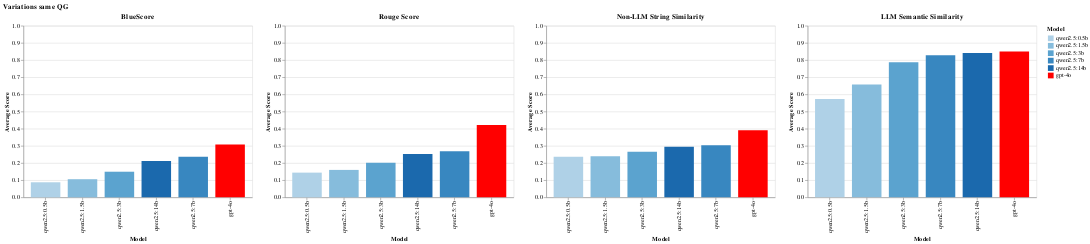
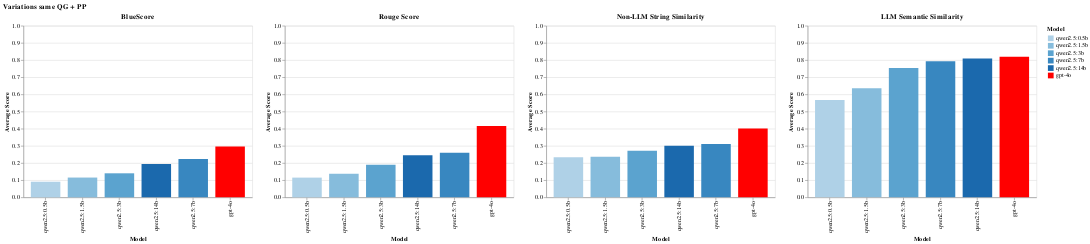
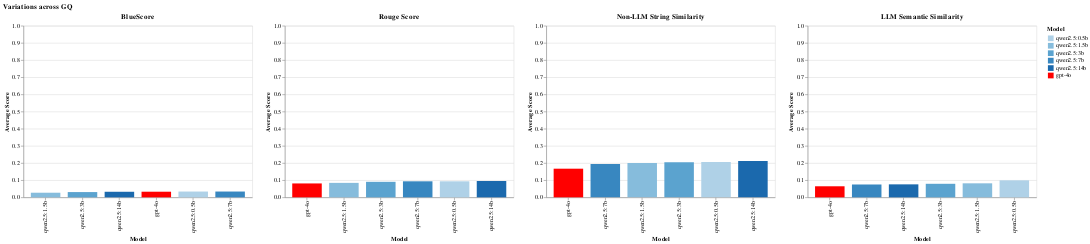
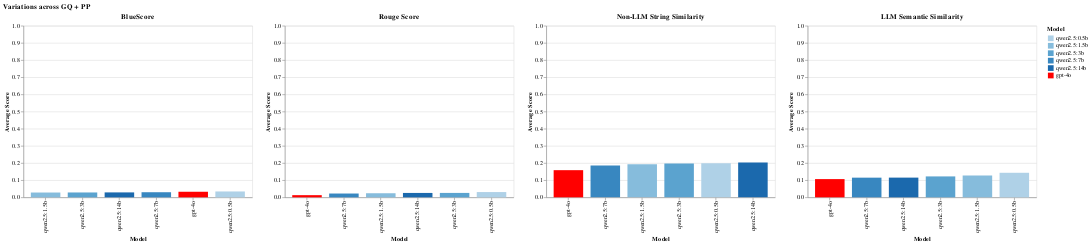

The code cell stored with these charts, in order, in its notebook:
### Code cell
temp_list = [(False, False), (False, True), (True, False), (True, True)]
metric_order = ['BlueScore', 'Rouge Score', 'Non-LLM String Similarity', 'LLM Semantic Similarity']
all_average_scores = []
# Define color
# TODO: would be nice if this is automatic
color_scale = alt.Scale(
    domain=["qwen2.5:0.5b", "qwen2.5:1.5b", "qwen2.5:3b", "qwen2.5:7b", "qwen2.5:14b", "gpt-4o"],
    range=['#afd1e7', '#86bcdc', '#5ba3cf', '#3887c0', '#1b69ad', 'red']
)
color_condition = alt.Color('model:N', title='Model', scale=color_scale)

for transpose, pre_processing in temp_list:
    transposed_path = 'transpose_' if transpose else ''
    preprocessed_path = 'preprocessed_' if pre_processing else ''
    file_path = f'../data/results/similarity_text-embedding-3-large_{transposed_path}{preprocessed_path}variants.json'

    with open(file_path, 'r', encoding='utf-8') as file:
        json_data = json.load(file)
    df = pd.DataFrame(json_data)

    # Title
    q_group = 'across GQ ' if transpose else 'same QG '
    pre_proc = '+ PP' if pre_processing else ''
    title = 'Variations ' + q_group + pre_proc

    # Chart
    chart = bar_chart(df, metric_order=metric_order, name=title, color_condition=color_condition, scale='shared')
    chart.display()

    # Calculate the average score for each model
    average_scores = df.groupby('model')['avg_score'].mean().reset_index()
    average_scores['experiment'] = title
    all_average_scores.append(average_scores)

final_average_scores = pd.concat(all_average_scores, ignore_index=True)

# Line chart
line_chart = alt.Chart(final_average_scores).mark_line(point=True).encode(
    x=alt.X
    (
        'experiment:N', 
        title='Experiment Variation', 
        axis=alt.Axis(labelAngle=45), 
    ),
    y=alt.Y('avg_score:Q', title='Average Score'),
    color=color_condition,
    tooltip=['model', 'avg_score', 'experiment']
).properties(
    title='Model Performance Across Different Experiments',
    width=600
)

# Display the chart
line_chart.display()

### Figure 1 — Vega-Lite specification as saved in the notebook (floating-point values rounded to 4 significant figures)
{"config": {"view": {"continuousWidth": 300, "continuousHeight": 300}}, "hconcat": [{"data": {"name": "data-55b997a0146e51a7f50be242856a34dc"}, "mark": {"type": "bar"}, "encoding": {"color": {"field": "model", "scale": {"domain": ["qwen2.5:0.5b", "qwen2.5:1.5b", "qwen2.5:3b", "qwen2.5:7b", "qwen2.5:14b", "gpt-4o"], "range": ["#afd1e7", "#86bcdc", "#5ba3cf", "#3887c0", "#1b69ad", "red"]}, "title": "Model", "type": "nominal"}, "tooltip": [{"field": "model", "type": "nominal"}, {"field": "avg_score", "type": "quantitative"}], "x": {"field": "model", "sort": ["qwen2.5:0.5b", "qwen2.5:1.5b", "qwen2.5:3b", "qwen2.5:14b", "qwen2.5:7b", "gpt-4o"], "title": "Model", "type": "nominal"}, "xOffset": {"field": "dataset", "type": "nominal"}, "y": {"field": "avg_score", "scale": {"domain": [0, 1]}, "title": "Average Score", "type": "quantitative"}}, "height": 300, "title": "BlueScore", "width": 400}, {"data": {"name": "data-312d5c1bf73e8bdb50d70918989e415f"}, "mark": {"type": "bar"}, "encoding": {"color": {"field": "model", "scale": {"domain": ["qwen2.5:0.5b", "qwen2.5:1.5b", "qwen2.5:3b", "qwen2.5:7b", "qwen2.5:14b", "gpt-4o"], "range": ["#afd1e7", "#86bcdc", "#5ba3cf", "#3887c0", "#1b69ad", "red"]}, "title": "Model", "type": "nominal"}, "tooltip": [{"field": "model", "type": "nominal"}, {"field": "avg_score", "type": "quantitative"}], "x": {"field": "model", "sort": ["qwen2.5:0.5b", "qwen2.5:1.5b", "qwen2.5:3b", "qwen2.5:14b", "qwen2.5:7b", "gpt-4o"], "title": "Model", "type": "nominal"}, "xOffset": {"field": "dataset", "type": "nominal"}, "y": {"field": "avg_score", "scale": {"domain": [0, 1]}, "title": "Average Score", "type": "quantitative"}}, "height": 300, "title": "Rouge Score", "width": 400}, {"data": {"name": "data-b2785e3926834552d41b46f2c70e2f7a"}, "mark": {"type": "bar"}, "encoding": {"color": {"field": "model", "scale": {"domain": ["qwen2.5:0.5b", "qwen2.5:1.5b", "qwen2.5:3b", "qwen2.5:7b", "qwen2.5:14b", "gpt-4o"], "range": ["#afd1e7", "#86bcdc", "#5ba3cf", "#3887c0", "#1b69ad", "red"]}, "title": "Model", "type": "nominal"}, "tooltip": [{"field": "model", "type": "nominal"}, {"field": "avg_score", "type": "quantitative"}], "x": {"field": "model", "sort": ["qwen2.5:0.5b", "qwen2.5:1.5b", "qwen2.5:3b", "qwen2.5:14b", "qwen2.5:7b", "gpt-4o"], "title": "Model", "type": "nominal"}, "xOffset": {"field": "dataset", "type": "nominal"}, "y": {"field": "avg_score", "scale": {"domain": [0, 1]}, "title": "Average Score", "type": "quantitative"}}, "height": 300, "title": "Non-LLM String Similarity", "width": 400}, {"data": {"name": "data-2101a3b2a0f8843e964b826849365573"}, "mark": {"type": "bar"}, "encoding": {"color": {"field": "model", "scale": {"domain": ["qwen2.5:0.5b", "qwen2.5:1.5b", "qwen2.5:3b", "qwen2.5:7b", "qwen2.5:14b", "gpt-4o"], "range": ["#afd1e7", "#86bcdc", "#5ba3cf", "#3887c0", "#1b69ad", "red"]}, "title": "Model", "type": "nominal"}, "tooltip": [{"field": "model", "type": "nominal"}, {"field": "avg_score", "type": "quantitative"}], "x": {"field": "model", "sort": ["qwen2.5:0.5b", "qwen2.5:1.5b", "qwen2.5:3b", "qwen2.5:7b", "qwen2.5:14b", "gpt-4o"], "title": "Model", "type": "nominal"}, "xOffset": {"field": "dataset", "type": "nominal"}, "y": {"field": "avg_score", "scale": {"domain": [0, 1]}, "title": "Average Score", "type": "quantitative"}}, "height": 300, "title": "LLM Semantic Similarity", "width": 400}], "resolve": {"scale": {"y": "shared"}}, "title": "Variations same QG ", "$schema": "https://vega.github.io/schema/vega-lite/v5.20.1.json", "datasets": {"data-55b997a0146e51a7f50be242856a34dc": [{"model": "qwen2.5:0.5b", "avg_score": 0.08778, "metric": "BlueScore"}, {"model": "qwen2.5:1.5b", "avg_score": 0.1057, "metric": "BlueScore"}, {"model": "qwen2.5:3b", "avg_score": 0.1493, "metric": "BlueScore"}, {"model": "qwen2.5:7b", "avg_score": 0.2372, "metric": "BlueScore"}, {"model": "qwen2.5:14b", "avg_score": 0.212, "metric": "BlueScore"}, {"model": "gpt-4o", "avg_score": 0.3079, "metric": "BlueScore"}], "data-312d5c1bf73e8bdb50d70918989e415f": [{"model": "qwen2.5:0.5b", "avg_score": 0.144, "metric": "Rouge Score"}, {"model": "qwen2.5:1.5b", "avg_score": 0.1599, "metric": "Rouge Score"}, {"model": "qwen2.5:3b", "avg_score": 0.2011, "metric": "Rouge Score"}, {"model": "qwen2.5:7b", "avg_score": 0.2683, "metric": "Rouge Score"}, {"model": "qwen2.5:14b", "avg_score": 0.2519, "metric": "Rouge Score"}, {"model": "gpt-4o", "avg_score": 0.4214, "metric": "Rouge Score"}], "data-b2785e3926834552d41b46f2c70e2f7a": [{"model": "qwen2.5:0.5b", "avg_score": 0.2365, "metric": "Non-LLM String Similarity"}, {"model": "qwen2.5:1.5b", "avg_score": 0.2395, "metric": "Non-LLM String Similarity"}, {"model": "qwen2.5:3b", "avg_score": 0.2658, "metric": "Non-LLM String Similarity"}, {"model": "qwen2.5:7b", "avg_score": 0.3038, "metric": "Non-LLM String Similarity"}, {"model": "qwen2.5:14b", "avg_score": 0.2942, "metric": "Non-LLM String Similarity"}, {"model": "gpt-4o", "avg_score": 0.3916, "metric": "Non-LLM String Similarity"}], "data-2101a3b2a0f8843e964b826849365573": [{"model": "qwen2.5:0.5b", "avg_score": 0.573, "metric": "LLM Semantic Similarity"}, {"model": "qwen2.5:1.5b", "avg_score": 0.6576, "metric": "LLM Semantic Similarity"}, {"model": "qwen2.5:3b", "avg_score": 0.7874, "metric": "LLM Semantic Similarity"}, {"model": "qwen2.5:7b", "avg_score": 0.8282, "metric": "LLM Semantic Similarity"}, {"model": "qwen2.5:14b", "avg_score": 0.8409, "metric": "LLM Semantic Similarity"}, {"model": "gpt-4o", "avg_score": 0.8503, "metric": "LLM Semantic Similarity"}]}}

### Figure 2 — Vega-Lite specification as saved in the notebook (floating-point values rounded to 4 significant figures)
{"config": {"view": {"continuousWidth": 300, "continuousHeight": 300}}, "hconcat": [{"data": {"name": "data-3f3434a3fdbe4f3acf1b8bf3c4a87b55"}, "mark": {"type": "bar"}, "encoding": {"color": {"field": "model", "scale": {"domain": ["qwen2.5:0.5b", "qwen2.5:1.5b", "qwen2.5:3b", "qwen2.5:7b", "qwen2.5:14b", "gpt-4o"], "range": ["#afd1e7", "#86bcdc", "#5ba3cf", "#3887c0", "#1b69ad", "red"]}, "title": "Model", "type": "nominal"}, "tooltip": [{"field": "model", "type": "nominal"}, {"field": "avg_score", "type": "quantitative"}], "x": {"field": "model", "sort": ["qwen2.5:0.5b", "qwen2.5:1.5b", "qwen2.5:3b", "qwen2.5:14b", "qwen2.5:7b", "gpt-4o"], "title": "Model", "type": "nominal"}, "xOffset": {"field": "dataset", "type": "nominal"}, "y": {"field": "avg_score", "scale": {"domain": [0, 1]}, "title": "Average Score", "type": "quantitative"}}, "height": 300, "title": "BlueScore", "width": 400}, {"data": {"name": "data-fec07a6cf8a46cf7a9bb16bd4eeba06c"}, "mark": {"type": "bar"}, "encoding": {"color": {"field": "model", "scale": {"domain": ["qwen2.5:0.5b", "qwen2.5:1.5b", "qwen2.5:3b", "qwen2.5:7b", "qwen2.5:14b", "gpt-4o"], "range": ["#afd1e7", "#86bcdc", "#5ba3cf", "#3887c0", "#1b69ad", "red"]}, "title": "Model", "type": "nominal"}, "tooltip": [{"field": "model", "type": "nominal"}, {"field": "avg_score", "type": "quantitative"}], "x": {"field": "model", "sort": ["qwen2.5:0.5b", "qwen2.5:1.5b", "qwen2.5:3b", "qwen2.5:14b", "qwen2.5:7b", "gpt-4o"], "title": "Model", "type": "nominal"}, "xOffset": {"field": "dataset", "type": "nominal"}, "y": {"field": "avg_score", "scale": {"domain": [0, 1]}, "title": "Average Score", "type": "quantitative"}}, "height": 300, "title": "Rouge Score", "width": 400}, {"data": {"name": "data-237edc33a91c149cb5a7155609310d75"}, "mark": {"type": "bar"}, "encoding": {"color": {"field": "model", "scale": {"domain": ["qwen2.5:0.5b", "qwen2.5:1.5b", "qwen2.5:3b", "qwen2.5:7b", "qwen2.5:14b", "gpt-4o"], "range": ["#afd1e7", "#86bcdc", "#5ba3cf", "#3887c0", "#1b69ad", "red"]}, "title": "Model", "type": "nominal"}, "tooltip": [{"field": "model", "type": "nominal"}, {"field": "avg_score", "type": "quantitative"}], "x": {"field": "model", "sort": ["qwen2.5:0.5b", "qwen2.5:1.5b", "qwen2.5:3b", "qwen2.5:14b", "qwen2.5:7b", "gpt-4o"], "title": "Model", "type": "nominal"}, "xOffset": {"field": "dataset", "type": "nominal"}, "y": {"field": "avg_score", "scale": {"domain": [0, 1]}, "title": "Average Score", "type": "quantitative"}}, "height": 300, "title": "Non-LLM String Similarity", "width": 400}, {"data": {"name": "data-b1ed1c9e9b273b6efdaff689e5ad991b"}, "mark": {"type": "bar"}, "encoding": {"color": {"field": "model", "scale": {"domain": ["qwen2.5:0.5b", "qwen2.5:1.5b", "qwen2.5:3b", "qwen2.5:7b", "qwen2.5:14b", "gpt-4o"], "range": ["#afd1e7", "#86bcdc", "#5ba3cf", "#3887c0", "#1b69ad", "red"]}, "title": "Model", "type": "nominal"}, "tooltip": [{"field": "model", "type": "nominal"}, {"field": "avg_score", "type": "quantitative"}], "x": {"field": "model", "sort": ["qwen2.5:0.5b", "qwen2.5:1.5b", "qwen2.5:3b", "qwen2.5:7b", "qwen2.5:14b", "gpt-4o"], "title": "Model", "type": "nominal"}, "xOffset": {"field": "dataset", "type": "nominal"}, "y": {"field": "avg_score", "scale": {"domain": [0, 1]}, "title": "Average Score", "type": "quantitative"}}, "height": 300, "title": "LLM Semantic Similarity", "width": 400}], "resolve": {"scale": {"y": "shared"}}, "title": "Variations same QG + PP", "$schema": "https://vega.github.io/schema/vega-lite/v5.20.1.json", "datasets": {"data-3f3434a3fdbe4f3acf1b8bf3c4a87b55": [{"model": "qwen2.5:0.5b", "avg_score": 0.091, "metric": "BlueScore"}, {"model": "qwen2.5:1.5b", "avg_score": 0.1153, "metric": "BlueScore"}, {"model": "qwen2.5:3b", "avg_score": 0.1401, "metric": "BlueScore"}, {"model": "qwen2.5:7b", "avg_score": 0.2227, "metric": "BlueScore"}, {"model": "qwen2.5:14b", "avg_score": 0.1936, "metric": "BlueScore"}, {"model": "gpt-4o", "avg_score": 0.2968, "metric": "BlueScore"}], "data-fec07a6cf8a46cf7a9bb16bd4eeba06c": [{"model": "qwen2.5:0.5b", "avg_score": 0.115, "metric": "Rouge Score"}, {"model": "qwen2.5:1.5b", "avg_score": 0.1374, "metric": "Rouge Score"}, {"model": "qwen2.5:3b", "avg_score": 0.1903, "metric": "Rouge Score"}, {"model": "qwen2.5:7b", "avg_score": 0.2603, "metric": "Rouge Score"}, {"model": "qwen2.5:14b", "avg_score": 0.245, "metric": "Rouge Score"}, {"model": "gpt-4o", "avg_score": 0.4163, "metric": "Rouge Score"}], "data-237edc33a91c149cb5a7155609310d75": [{"model": "qwen2.5:0.5b", "avg_score": 0.2338, "metric": "Non-LLM String Similarity"}, {"model": "qwen2.5:1.5b", "avg_score": 0.2364, "metric": "Non-LLM String Similarity"}, {"model": "qwen2.5:3b", "avg_score": 0.2714, "metric": "Non-LLM String Similarity"}, {"model": "qwen2.5:7b", "avg_score": 0.3105, "metric": "Non-LLM String Similarity"}, {"model": "qwen2.5:14b", "avg_score": 0.3008, "metric": "Non-LLM String Similarity"}, {"model": "gpt-4o", "avg_score": 0.4005, "metric": "Non-LLM String Similarity"}], "data-b1ed1c9e9b273b6efdaff689e5ad991b": [{"model": "qwen2.5:0.5b", "avg_score": 0.5668, "metric": "LLM Semantic Similarity"}, {"model": "qwen2.5:1.5b", "avg_score": 0.6354, "metric": "LLM Semantic Similarity"}, {"model": "qwen2.5:3b", "avg_score": 0.7538, "metric": "LLM Semantic Similarity"}, {"model": "qwen2.5:7b", "avg_score": 0.7933, "metric": "LLM Semantic Similarity"}, {"model": "qwen2.5:14b", "avg_score": 0.8086, "metric": "LLM Semantic Similarity"}, {"model": "gpt-4o", "avg_score": 0.8199, "metric": "LLM Semantic Similarity"}]}}

### Figure 3 — Vega-Lite specification as saved in the notebook (floating-point values rounded to 4 significant figures)
{"config": {"view": {"continuousWidth": 300, "continuousHeight": 300}}, "hconcat": [{"data": {"name": "data-8ced911cf975375746313cee90ef8d09"}, "mark": {"type": "bar"}, "encoding": {"color": {"field": "model", "scale": {"domain": ["qwen2.5:0.5b", "qwen2.5:1.5b", "qwen2.5:3b", "qwen2.5:7b", "qwen2.5:14b", "gpt-4o"], "range": ["#afd1e7", "#86bcdc", "#5ba3cf", "#3887c0", "#1b69ad", "red"]}, "title": "Model", "type": "nominal"}, "tooltip": [{"field": "model", "type": "nominal"}, {"field": "avg_score", "type": "quantitative"}], "x": {"field": "model", "sort": ["qwen2.5:1.5b", "qwen2.5:3b", "qwen2.5:14b", "gpt-4o", "qwen2.5:0.5b", "qwen2.5:7b"], "title": "Model", "type": "nominal"}, "xOffset": {"field": "dataset", "type": "nominal"}, "y": {"field": "avg_score", "scale": {"domain": [0, 1]}, "title": "Average Score", "type": "quantitative"}}, "height": 300, "title": "BlueScore", "width": 400}, {"data": {"name": "data-e2302b2108058ddfbe19498e39c8222e"}, "mark": {"type": "bar"}, "encoding": {"color": {"field": "model", "scale": {"domain": ["qwen2.5:0.5b", "qwen2.5:1.5b", "qwen2.5:3b", "qwen2.5:7b", "qwen2.5:14b", "gpt-4o"], "range": ["#afd1e7", "#86bcdc", "#5ba3cf", "#3887c0", "#1b69ad", "red"]}, "title": "Model", "type": "nominal"}, "tooltip": [{"field": "model", "type": "nominal"}, {"field": "avg_score", "type": "quantitative"}], "x": {"field": "model", "sort": ["gpt-4o", "qwen2.5:1.5b", "qwen2.5:3b", "qwen2.5:7b", "qwen2.5:0.5b", "qwen2.5:14b"], "title": "Model", "type": "nominal"}, "xOffset": {"field": "dataset", "type": "nominal"}, "y": {"field": "avg_score", "scale": {"domain": [0, 1]}, "title": "Average Score", "type": "quantitative"}}, "height": 300, "title": "Rouge Score", "width": 400}, {"data": {"name": "data-aa8428b35ce90eee2554f200f4f9a1e5"}, "mark": {"type": "bar"}, "encoding": {"color": {"field": "model", "scale": {"domain": ["qwen2.5:0.5b", "qwen2.5:1.5b", "qwen2.5:3b", "qwen2.5:7b", "qwen2.5:14b", "gpt-4o"], "range": ["#afd1e7", "#86bcdc", "#5ba3cf", "#3887c0", "#1b69ad", "red"]}, "title": "Model", "type": "nominal"}, "tooltip": [{"field": "model", "type": "nominal"}, {"field": "avg_score", "type": "quantitative"}], "x": {"field": "model", "sort": ["gpt-4o", "qwen2.5:7b", "qwen2.5:1.5b", "qwen2.5:3b", "qwen2.5:0.5b", "qwen2.5:14b"], "title": "Model", "type": "nominal"}, "xOffset": {"field": "dataset", "type": "nominal"}, "y": {"field": "avg_score", "scale": {"domain": [0, 1]}, "title": "Average Score", "type": "quantitative"}}, "height": 300, "title": "Non-LLM String Similarity", "width": 400}, {"data": {"name": "data-ffebba4eae3f53bc2f5765ed5b302242"}, "mark": {"type": "bar"}, "encoding": {"color": {"field": "model", "scale": {"domain": ["qwen2.5:0.5b", "qwen2.5:1.5b", "qwen2.5:3b", "qwen2.5:7b", "qwen2.5:14b", "gpt-4o"], "range": ["#afd1e7", "#86bcdc", "#5ba3cf", "#3887c0", "#1b69ad", "red"]}, "title": "Model", "type": "nominal"}, "tooltip": [{"field": "model", "type": "nominal"}, {"field": "avg_score", "type": "quantitative"}], "x": {"field": "model", "sort": ["gpt-4o", "qwen2.5:7b", "qwen2.5:14b", "qwen2.5:3b", "qwen2.5:1.5b", "qwen2.5:0.5b"], "title": "Model", "type": "nominal"}, "xOffset": {"field": "dataset", "type": "nominal"}, "y": {"field": "avg_score", "scale": {"domain": [0, 1]}, "title": "Average Score", "type": "quantitative"}}, "height": 300, "title": "LLM Semantic Similarity", "width": 400}], "resolve": {"scale": {"y": "shared"}}, "title": "Variations across GQ ", "$schema": "https://vega.github.io/schema/vega-lite/v5.20.1.json", "datasets": {"data-8ced911cf975375746313cee90ef8d09": [{"model": "qwen2.5:0.5b", "avg_score": 0.03377, "metric": "BlueScore"}, {"model": "qwen2.5:1.5b", "avg_score": 0.02692, "metric": "BlueScore"}, {"model": "qwen2.5:3b", "avg_score": 0.03071, "metric": "BlueScore"}, {"model": "qwen2.5:7b", "avg_score": 0.03385, "metric": "BlueScore"}, {"model": "qwen2.5:14b", "avg_score": 0.03248, "metric": "BlueScore"}, {"model": "gpt-4o", "avg_score": 0.03279, "metric": "BlueScore"}], "data-e2302b2108058ddfbe19498e39c8222e": [{"model": "qwen2.5:0.5b", "avg_score": 0.09342, "metric": "Rouge Score"}, {"model": "qwen2.5:1.5b", "avg_score": 0.08429, "metric": "Rouge Score"}, {"model": "qwen2.5:3b", "avg_score": 0.0905, "metric": "Rouge Score"}, {"model": "qwen2.5:7b", "avg_score": 0.09342, "metric": "Rouge Score"}, {"model": "qwen2.5:14b", "avg_score": 0.09527, "metric": "Rouge Score"}, {"model": "gpt-4o", "avg_score": 0.08102, "metric": "Rouge Score"}], "data-aa8428b35ce90eee2554f200f4f9a1e5": [{"model": "qwen2.5:0.5b", "avg_score": 0.2063, "metric": "Non-LLM String Similarity"}, {"model": "qwen2.5:1.5b", "avg_score": 0.2003, "metric": "Non-LLM String Similarity"}, {"model": "qwen2.5:3b", "avg_score": 0.2047, "metric": "Non-LLM String Similarity"}, {"model": "qwen2.5:7b", "avg_score": 0.1939, "metric": "Non-LLM String Similarity"}, {"model": "qwen2.5:14b", "avg_score": 0.2121, "metric": "Non-LLM String Similarity"}, {"model": "gpt-4o", "avg_score": 0.167, "metric": "Non-LLM String Similarity"}], "data-ffebba4eae3f53bc2f5765ed5b302242": [{"model": "qwen2.5:0.5b", "avg_score": 0.09911, "metric": "LLM Semantic Similarity"}, {"model": "qwen2.5:1.5b", "avg_score": 0.0817, "metric": "LLM Semantic Similarity"}, {"model": "qwen2.5:3b", "avg_score": 0.07897, "metric": "LLM Semantic Similarity"}, {"model": "qwen2.5:7b", "avg_score": 0.07489, "metric": "LLM Semantic Similarity"}, {"model": "qwen2.5:14b", "avg_score": 0.0757, "metric": "LLM Semantic Similarity"}, {"model": "gpt-4o", "avg_score": 0.06446, "metric": "LLM Semantic Similarity"}]}}

### Figure 4 — Vega-Lite specification as saved in the notebook (floating-point values rounded to 4 significant figures)
{"config": {"view": {"continuousWidth": 300, "continuousHeight": 300}}, "hconcat": [{"data": {"name": "data-60c5aea9bf693b8067bfcee0d019fdf2"}, "mark": {"type": "bar"}, "encoding": {"color": {"field": "model", "scale": {"domain": ["qwen2.5:0.5b", "qwen2.5:1.5b", "qwen2.5:3b", "qwen2.5:7b", "qwen2.5:14b", "gpt-4o"], "range": ["#afd1e7", "#86bcdc", "#5ba3cf", "#3887c0", "#1b69ad", "red"]}, "title": "Model", "type": "nominal"}, "tooltip": [{"field": "model", "type": "nominal"}, {"field": "avg_score", "type": "quantitative"}], "x": {"field": "model", "sort": ["qwen2.5:1.5b", "qwen2.5:3b", "qwen2.5:14b", "qwen2.5:7b", "gpt-4o", "qwen2.5:0.5b"], "title": "Model", "type": "nominal"}, "xOffset": {"field": "dataset", "type": "nominal"}, "y": {"field": "avg_score", "scale": {"domain": [0, 1]}, "title": "Average Score", "type": "quantitative"}}, "height": 300, "title": "BlueScore", "width": 400}, {"data": {"name": "data-14a8246ac54b6e89a373cd9638baf1c7"}, "mark": {"type": "bar"}, "encoding": {"color": {"field": "model", "scale": {"domain": ["qwen2.5:0.5b", "qwen2.5:1.5b", "qwen2.5:3b", "qwen2.5:7b", "qwen2.5:14b", "gpt-4o"], "range": ["#afd1e7", "#86bcdc", "#5ba3cf", "#3887c0", "#1b69ad", "red"]}, "title": "Model", "type": "nominal"}, "tooltip": [{"field": "model", "type": "nominal"}, {"field": "avg_score", "type": "quantitative"}], "x": {"field": "model", "sort": ["gpt-4o", "qwen2.5:7b", "qwen2.5:1.5b", "qwen2.5:14b", "qwen2.5:3b", "qwen2.5:0.5b"], "title": "Model", "type": "nominal"}, "xOffset": {"field": "dataset", "type": "nominal"}, "y": {"field": "avg_score", "scale": {"domain": [0, 1]}, "title": "Average Score", "type": "quantitative"}}, "height": 300, "title": "Rouge Score", "width": 400}, {"data": {"name": "data-2329488cfdee099d54fe9eb4ef507197"}, "mark": {"type": "bar"}, "encoding": {"color": {"field": "model", "scale": {"domain": ["qwen2.5:0.5b", "qwen2.5:1.5b", "qwen2.5:3b", "qwen2.5:7b", "qwen2.5:14b", "gpt-4o"], "range": ["#afd1e7", "#86bcdc", "#5ba3cf", "#3887c0", "#1b69ad", "red"]}, "title": "Model", "type": "nominal"}, "tooltip": [{"field": "model", "type": "nominal"}, {"field": "avg_score", "type": "quantitative"}], "x": {"field": "model", "sort": ["gpt-4o", "qwen2.5:7b", "qwen2.5:1.5b", "qwen2.5:3b", "qwen2.5:0.5b", "qwen2.5:14b"], "title": "Model", "type": "nominal"}, "xOffset": {"field": "dataset", "type": "nominal"}, "y": {"field": "avg_score", "scale": {"domain": [0, 1]}, "title": "Average Score", "type": "quantitative"}}, "height": 300, "title": "Non-LLM String Similarity", "width": 400}, {"data": {"name": "data-34701224a20987664d6acb8a54f4b0fc"}, "mark": {"type": "bar"}, "encoding": {"color": {"field": "model", "scale": {"domain": ["qwen2.5:0.5b", "qwen2.5:1.5b", "qwen2.5:3b", "qwen2.5:7b", "qwen2.5:14b", "gpt-4o"], "range": ["#afd1e7", "#86bcdc", "#5ba3cf", "#3887c0", "#1b69ad", "red"]}, "title": "Model", "type": "nominal"}, "tooltip": [{"field": "model", "type": "nominal"}, {"field": "avg_score", "type": "quantitative"}], "x": {"field": "model", "sort": ["gpt-4o", "qwen2.5:7b", "qwen2.5:14b", "qwen2.5:3b", "qwen2.5:1.5b", "qwen2.5:0.5b"], "title": "Model", "type": "nominal"}, "xOffset": {"field": "dataset", "type": "nominal"}, "y": {"field": "avg_score", "scale": {"domain": [0, 1]}, "title": "Average Score", "type": "quantitative"}}, "height": 300, "title": "LLM Semantic Similarity", "width": 400}], "resolve": {"scale": {"y": "shared"}}, "title": "Variations across GQ + PP", "$schema": "https://vega.github.io/schema/vega-lite/v5.20.1.json", "datasets": {"data-60c5aea9bf693b8067bfcee0d019fdf2": [{"model": "qwen2.5:0.5b", "avg_score": 0.03426, "metric": "BlueScore"}, {"model": "qwen2.5:1.5b", "avg_score": 0.02804, "metric": "BlueScore"}, {"model": "qwen2.5:3b", "avg_score": 0.02839, "metric": "BlueScore"}, {"model": "qwen2.5:7b", "avg_score": 0.02979, "metric": "BlueScore"}, {"model": "qwen2.5:14b", "avg_score": 0.02878, "metric": "BlueScore"}, {"model": "gpt-4o", "avg_score": 0.03254, "metric": "BlueScore"}], "data-14a8246ac54b6e89a373cd9638baf1c7": [{"model": "qwen2.5:0.5b", "avg_score": 0.03077, "metric": "Rouge Score"}, {"model": "qwen2.5:1.5b", "avg_score": 0.02386, "metric": "Rouge Score"}, {"model": "qwen2.5:3b", "avg_score": 0.02579, "metric": "Rouge Score"}, {"model": "qwen2.5:7b", "avg_score": 0.02225, "metric": "Rouge Score"}, {"model": "qwen2.5:14b", "avg_score": 0.02565, "metric": "Rouge Score"}, {"model": "gpt-4o", "avg_score": 0.01271, "metric": "Rouge Score"}], "data-2329488cfdee099d54fe9eb4ef507197": [{"model": "qwen2.5:0.5b", "avg_score": 0.1988, "metric": "Non-LLM String Similarity"}, {"model": "qwen2.5:1.5b", "avg_score": 0.1935, "metric": "Non-LLM String Similarity"}, {"model": "qwen2.5:3b", "avg_score": 0.197, "metric": "Non-LLM String Similarity"}, {"model": "qwen2.5:7b", "avg_score": 0.1854, "metric": "Non-LLM String Similarity"}, {"model": "qwen2.5:14b", "avg_score": 0.203, "metric": "Non-LLM String Similarity"}, {"model": "gpt-4o", "avg_score": 0.1584, "metric": "Non-LLM String Similarity"}], "data-34701224a20987664d6acb8a54f4b0fc": [{"model": "qwen2.5:0.5b", "avg_score": 0.1432, "metric": "LLM Semantic Similarity"}, {"model": "qwen2.5:1.5b", "avg_score": 0.1273, "metric": "LLM Semantic Similarity"}, {"model": "qwen2.5:3b", "avg_score": 0.122, "metric": "LLM Semantic Similarity"}, {"model": "qwen2.5:7b", "avg_score": 0.1147, "metric": "LLM Semantic Similarity"}, {"model": "qwen2.5:14b", "avg_score": 0.115, "metric": "LLM Semantic Similarity"}, {"model": "gpt-4o", "avg_score": 0.1063, "metric": "LLM Semantic Similarity"}]}}
